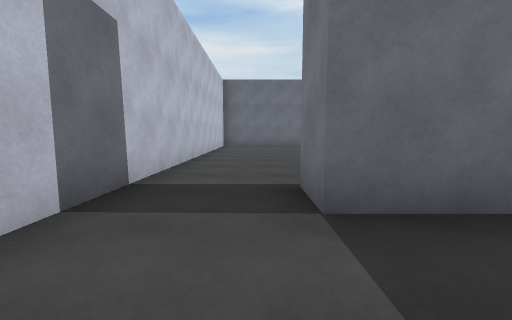
View 1 (above)

24 first-person views from a walk through a 3-D level made in the Unity game engine. The camera is 1.2 m above the floor, tilts 6° down and sees 90° across. The floor is counted in squares, 2 m on a side. Each view is taken from the middle of a square. On the plan, view 1 faces up. The plan holds only what a view shows up to about 9 squares ahead; the rest is blank. The place goes on beyond the plan. The player is left out. Surface patterns are stand-ins for the level's own textures.

View 2
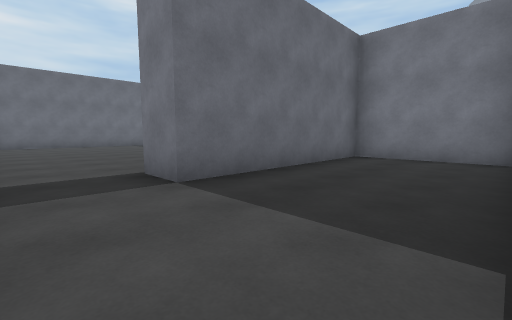

View 3
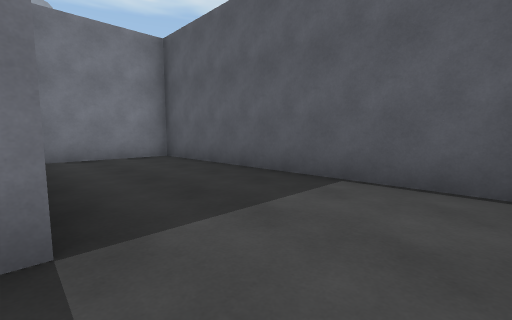

View 4
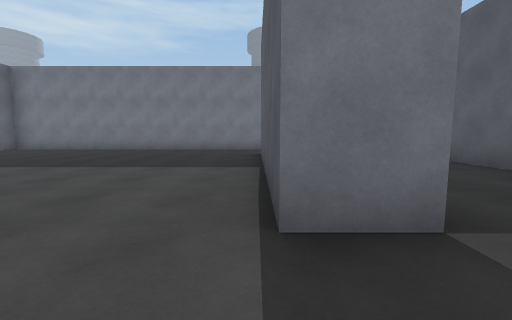

View 5
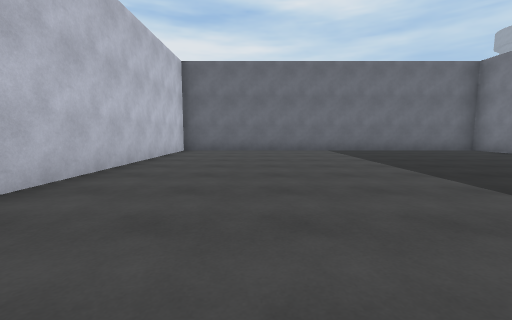

View 6
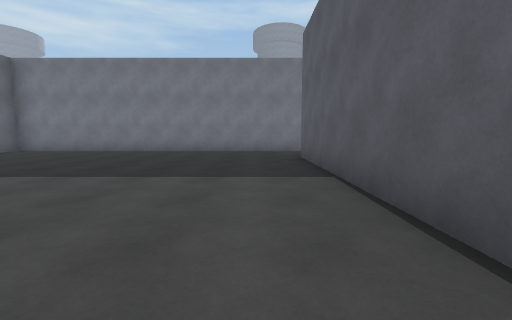

View 7
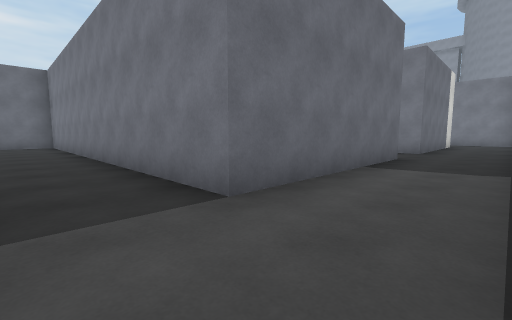

View 8
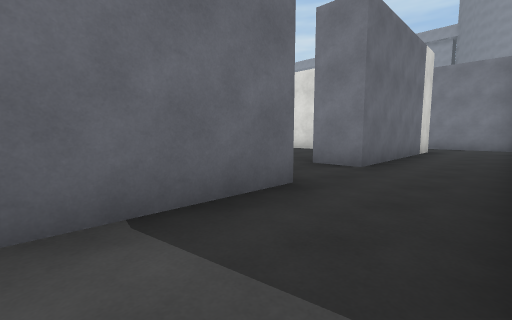

View 9
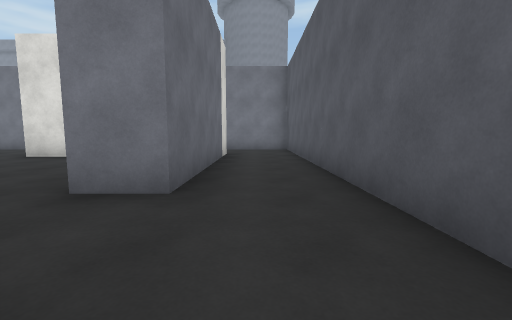

View 10
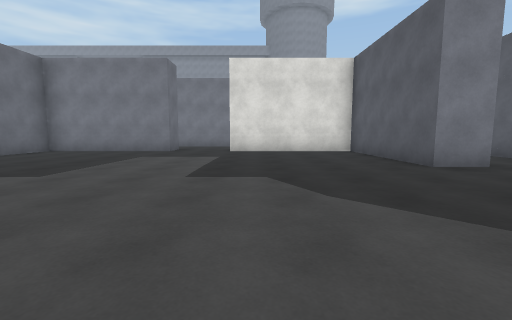

View 11
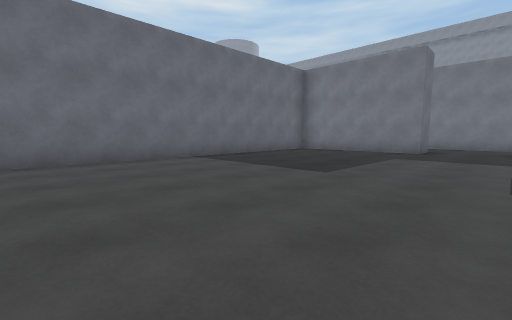

View 12
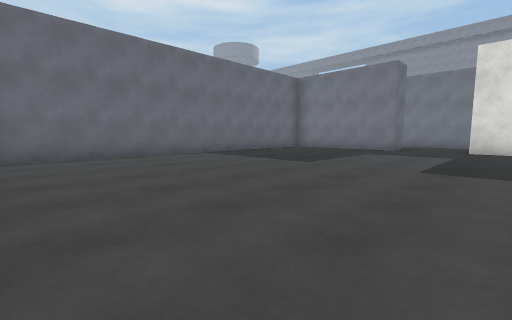

View 13
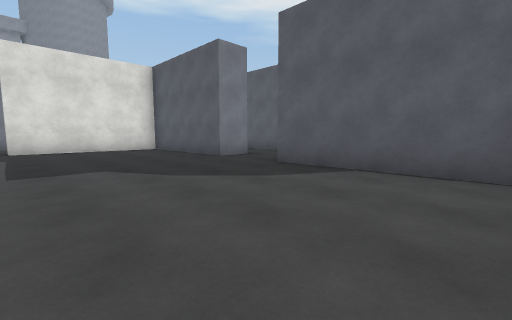

View 14
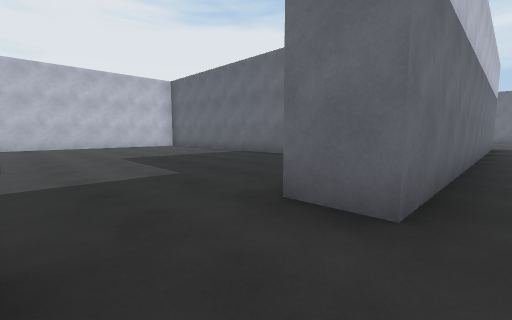

View 15
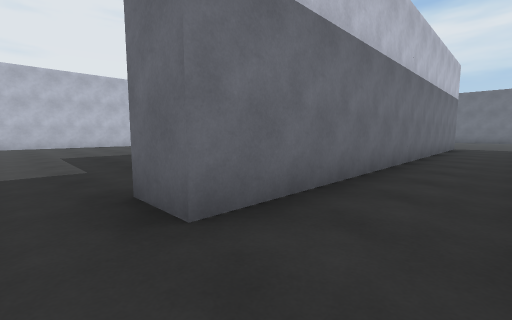

View 16
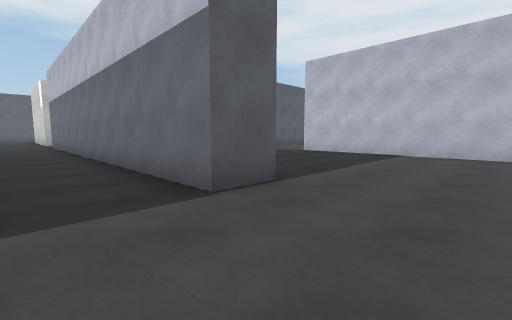

View 17
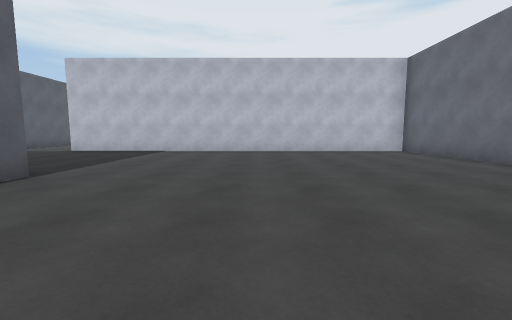

View 18
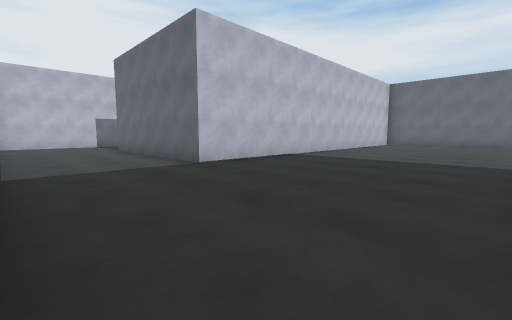

View 19
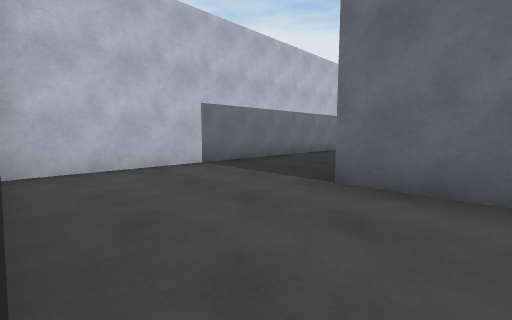

View 20
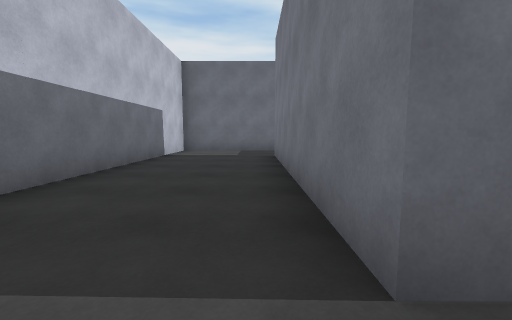

View 21
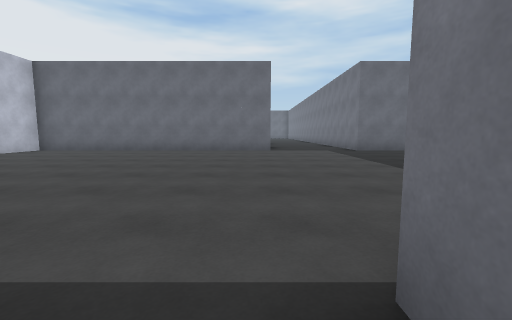

View 22
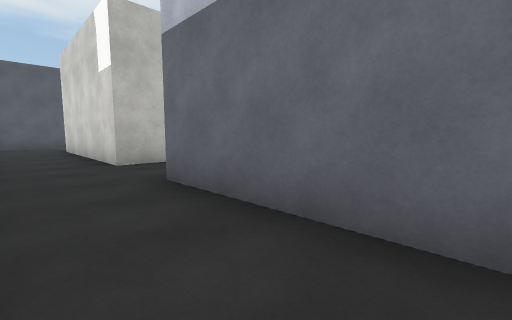

View 23
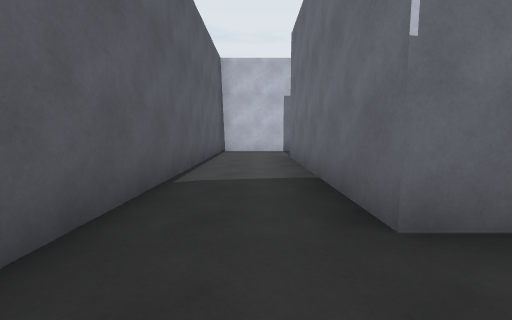

View 24
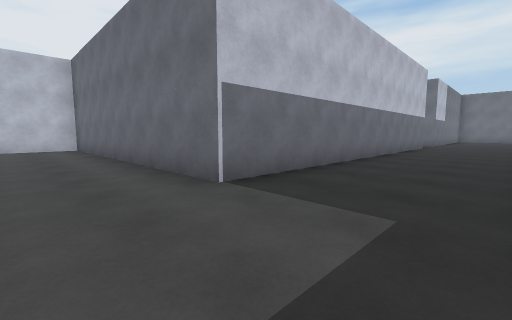

### Floor plan
Ten units are one square. View 1 is at (0, 0); x grows to the right and y downward. Boxes are objects, and circles mark ways between rooms. Rooms are numbered by the first view taken in them; rooms with no view inside come last. Other rooms are left out.
<svg viewBox="-20 -359 297 375">
<path fill="none" stroke="#000" d="M-11 11 55 11 55 -19 5 -19M5 -19 5 -29 65 -29M85 -24 85 -119 -15 -119 -15 -14M195 -189 205 -189 205 -79 195 -79M225 -184 225 -189M98 -238 65 -238 65 -129M272 -269 255 -269M195 -59 205 -59 205 -9 155 -9M225 -58 225 -74M225 -354 225 -269 145 -269 145 -159 95 -159 95 -218M135 -19 135 -9 85 -9 85 -24M225 10 225 -4M65 -11 65 11 220 11M95 -74 95 -60M195 -79 195 -119 99 -119M155 -9 155 -19 195 -19 195 -59M99 -19 135 -19"/>
<circle cx="-5" cy="-20" r="3" fill="#2a7"/>
<circle cx="75" cy="-15" r="3" fill="#2a7"/>
<circle cx="145" cy="-10" r="3" fill="#2a7"/>
<circle cx="200" cy="-65" r="3" fill="#2a7"/>
<text x="20" y="0">1</text>
<text x="30" y="-70">2</text>
<text x="190" y="-190">3</text>
<text x="140" y="-70">4</text>
</svg>
Room 1 opens to room 2. Room 2 opens to room 3. Room 3 opens to room 4.

Where each view was taken, in squares from view 1:
view 1: 0 up, 0 right, facing up
view 2: 1 down, 1 left, facing up-right
view 3: 2 up, 1 left, facing down-right
view 4: 3 up, 1 left, facing right
view 5: 3 up, 1 right, facing up
view 6: 4 up, 0 right, facing right
view 7: 1 down, 7 right, facing up-right
view 8: 1 down, 11 right, facing up-right
view 9: 0 up, 13 right, facing right
view 10: 5 up, 11 right, facing right
view 11: 6 up, 11 right, facing up-right
view 12: 5 up, 10 right, facing up-right
view 13: 6 up, 10 right, facing down-right
view 14: 6 up, 21 right, facing up-left
view 15: 7 up, 22 right, facing up-left
view 16: 21 up, 22 right, facing down-left
view 17: 22 up, 23 right, facing left
view 18: 13 up, 19 right, facing up-left
view 19: 13 up, 11 right, facing up-left
view 20: 15 up, 9 right, facing up
view 21: 18 up, 22 right, facing up
view 22: 11 up, 22 right, facing down-left
view 23: 0 up, 15 right, facing left
view 24: 25 up, 25 right, facing up-left
